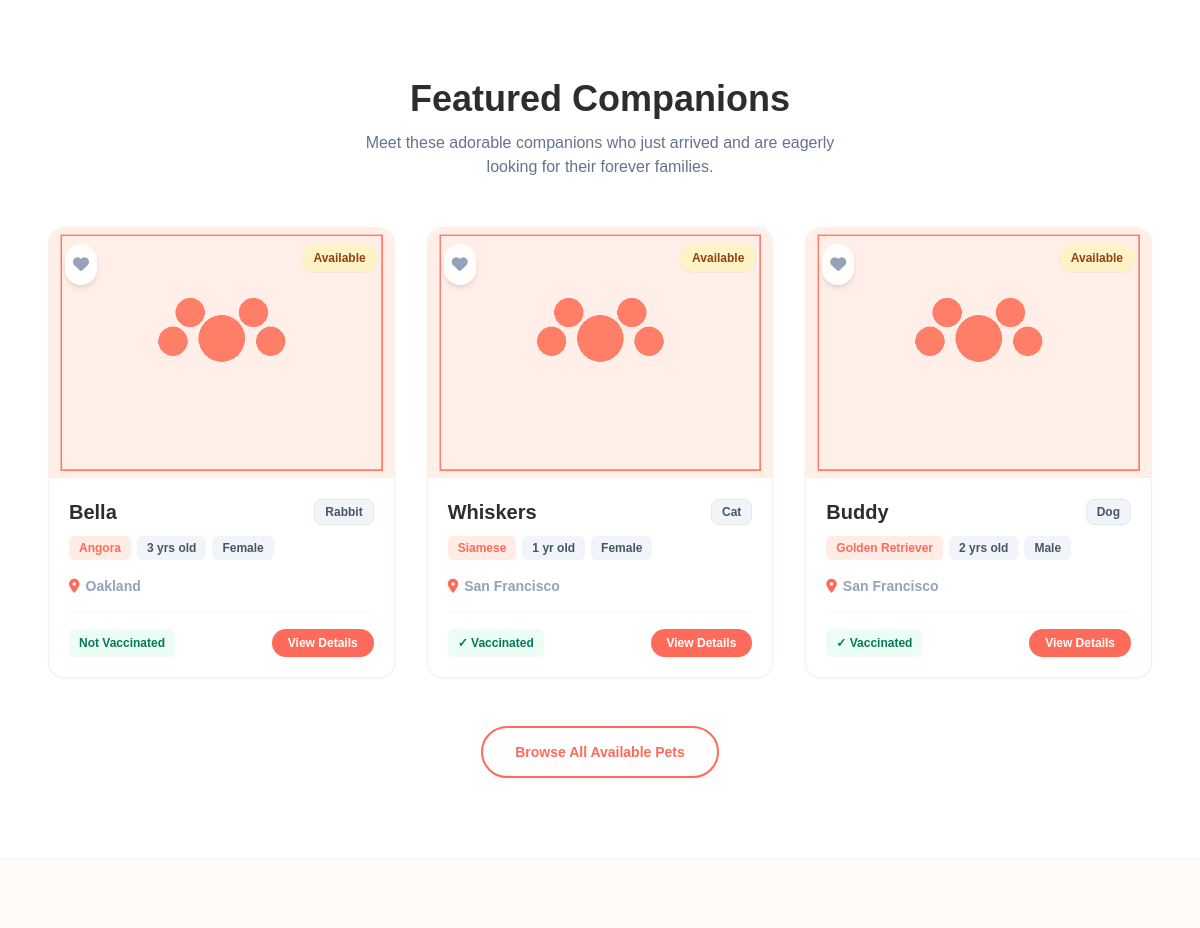
Before: / (middle part) with the older database file.
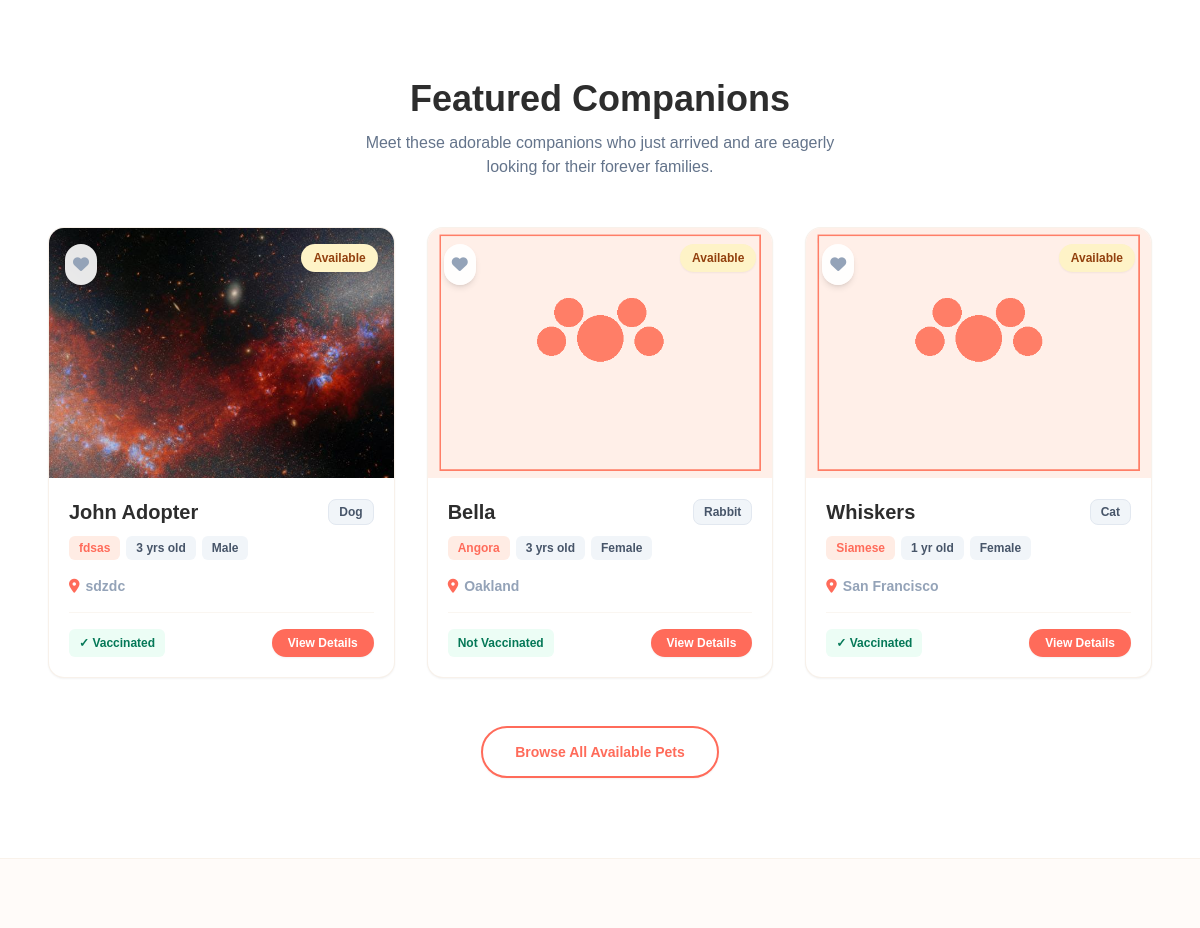
After: the same page with the newer database file.
### models.py (models this page shows, shortened)
class Pet(db.Model):
    __tablename__ = 'pets'
    id = db.Column(db.Integer, primary_key=True)
    name = db.Column(db.String(100), nullable=False)
    species = db.Column(db.String(50), nullable=False)  # Dog, Cat, Rabbit, Bird, Other
    breed = db.Column(db.String(100), nullable=True)
    age = db.Column(db.Integer, nullable=True)
    gender = db.Column(db.String(20), nullable=False)  # Male, Female
    size = db.Column(db.String(20), nullable=False)  # Small, Medium, Large
    color = db.Column(db.String(50), nullable=True)
    description = db.Column(db.Text, nullable=True)
    photo = db.Column(db.String(255), nullable=True, default='default_pet.png')
    location = db.Column(db.String(100), nullable=False)
    vaccinated = db.Column(db.Boolean, default=False)
    is_adopted = db.Column(db.Boolean, default=False)
    shelter_id = db.Column(db.Integer, db.ForeignKey('users.id'), nullable=False)
    created_at = db.Column(db.DateTime, default=datetime.utcnow)
    applications = db.relationship('AdoptionApplication', backref='pet', lazy=True, cascade="all, delete-orphan")

### routes.py (the view)
@general_bp.route('/')
def home():
    featured_pets = Pet.query.filter_by(is_adopted=False).order_by(Pet.created_at.desc()).limit(3).all()
    return render_template('home.html', featured_pets=featured_pets)

### templates/home.html (shortened to what the changed rows need)
{% extends 'base.html' %}
{% block content %}
<section class="py-20 bg-white px-6 md:px-12">
    <div class="container mx-auto max-w-7xl">
        <div class="flex flex-col items-center text-center mb-12">
            <h2 class="text-3xl md:text-4xl font-black text-dark mb-3">Featured Companions</h2>
        </div>
        <div class="grid grid-cols-1 md:grid-cols-3 gap-8">
            {% if featured_pets %}
                {% for pet in featured_pets %}
                    <div class="group bg-white border border-border/60 rounded-2xl overflow-hidden shadow-sm hover:shadow-xl hover:border-primary/30 flex flex-col h-full transition-all duration-300 transform hover:-translate-y-2">
                        <div class="relative h-[250px] overflow-hidden">
                            <img
                              src="{{ url_for('static', filename='uploads/pet_photos/' + pet.photo) }}"
                              alt="{{ pet.name }}"
                              class="w-full h-full object-cover transition-transform duration-500 group-hover:scale-105"
                            />
                            <button
                              data-pet-id="{{ pet.id }}"
                              class="fav-btn absolute top-4 left-4 p-2 bg-white/90 backdrop-blur-sm rounded-full shadow-md text-slate-400 hover:text-red-500 hover:scale-110 active:scale-95 transition-all z-10"
                            >
                                <i class="fa-solid fa-heart text-base"></i>
                            </button>
                            <span class="absolute top-4 right-4 text-xs font-bold px-3 py-1.5 bg-amber-100 text-amber-800 rounded-full shadow-sm">
                                Available
                            </span>
                        </div>
                        <div class="p-5 flex-grow flex flex-col justify-between">
                            <div>
                                <div class="flex justify-between items-center mb-2.5">
                                    <h3 class="text-xl font-black text-dark">{{ pet.name }}</h3>
                                    <span class="text-xs font-bold px-2.5 py-1 bg-slate-100 border border-slate-200 text-slate-600 rounded-lg">
                                        {{ pet.species }}
                                    </span>
                                </div>
                                <div class="flex flex-wrap gap-1.5 mb-4">
                                    <span class="text-xs font-semibold px-2.5 py-1 bg-primary-light text-primary rounded-md">
                                        {% if pet.breed %}{{ pet.breed }}{% else %}Mixed Breed{% endif %}
                                    </span>
                                    <span class="text-xs font-semibold px-2.5 py-1 bg-slate-100 text-slate-600 rounded-md">
                                        {{ pet.age }} {% if pet.age == 1 %}yr{% else %}yrs{% endif %} old
                                    </span>
                                    <span class="text-xs font-semibold px-2.5 py-1 bg-slate-100 text-slate-600 rounded-md">
                                        {{ pet.gender }}
                                    </span>
                                </div>
                                <div class="flex items-center gap-1.5 text-slate-400 text-sm mb-4 font-semibold">
                                    <i class="fa-solid fa-location-dot text-primary"></i>
                                    <span>{{ pet.location }}</span>
                                </div>
                            </div>
                            <div class="border-t border-border/40 pt-4 flex justify-between items-center">
                                <span class="text-xs font-bold px-2.5 py-1.5 bg-emerald-50 text-emerald-700 rounded-md">
                                    {% if pet.vaccinated %}✓ Vaccinated{% else %}Not Vaccinated{% endif %}
                                </span>
                                <a href="{{ url_for('pets.pet_detail', pet_id=pet.id) }}" class="py-1.5 px-4 bg-primary hover:bg-primary-hover text-white font-bold rounded-full text-xs shadow-sm transition-all active:scale-95">
                                    View Details
                                </a>
                            </div>
                        </div>
                    </div>
                {% endfor %}
            {% else %}
                <div class="col-span-3 text-center py-12 bg-primary-light/20 border border-dashed border-border rounded-3xl">
                    <i class="fa-solid fa-dog text-4xl text-slate-400 mb-3 block"></i>
                    <p class="text-slate-500 font-semibold">No pets listed yet.</p>
                </div>
            {% endif %}
        </div>
    </div>
</section>
{% endblock %}

Changed rows visible on the page:
no longer on this page (row unchanged): Pet: photo (placeholder picture), name "Buddy", species "Dog", breed "Golden Retriever", age "2", shows "yrs", gender "Male", location "San Francisco", vaccinated "✓ Vaccinated"
added Pet: photo (picture), name "John Adopter", species "Dog", breed "fdsas", age "3", shows "yrs", gender "Male", location "sdzdc", vaccinated "✓ Vaccinated"
